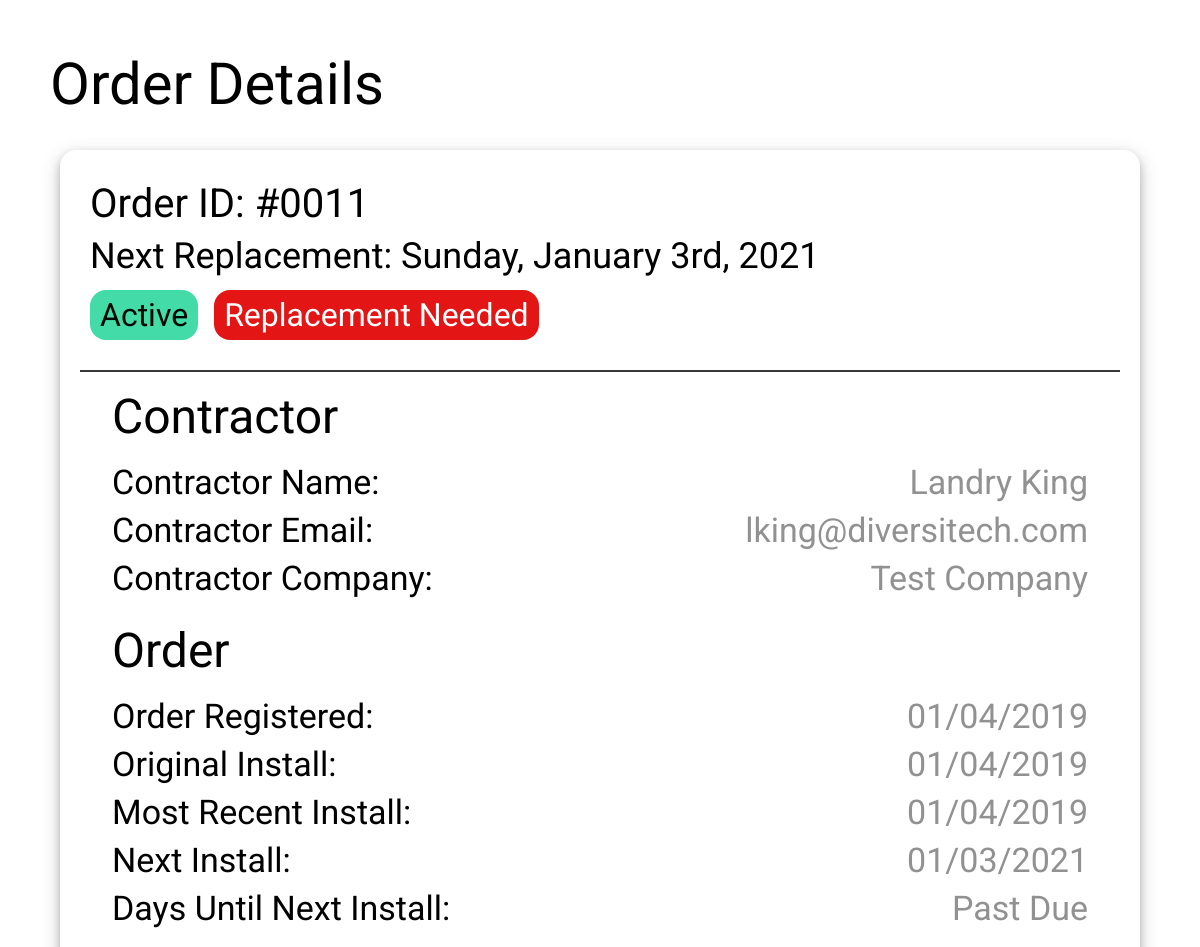
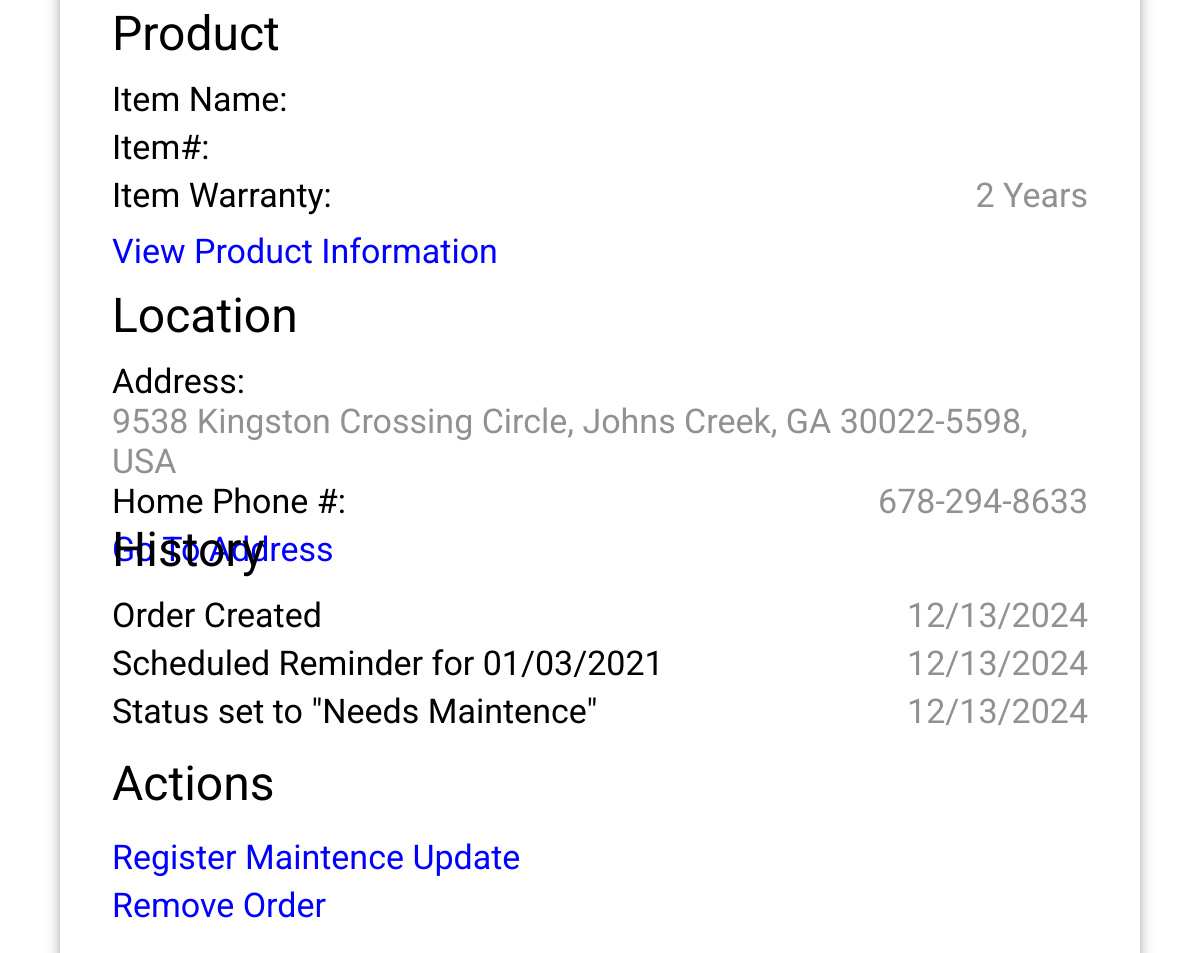
/pages/orders/11 (signed in), run on the app's committed database (2 pictures, top to bottom).
### tables this page shows
CREATE TABLE Customers (
customerid INTEGER PRIMARY KEY AUTOINCREMENT,
customerfirstname TEXT,
customerlastname TEXT,
customercompany TEXT,
customeremail TEXT,
customerpassword TEXT);

CREATE TABLE "Orders"(orderid INTEGER PRIMARY KEY AUTOINCREMENT, orderplaced TEXT, orderlastchanged TEXT, orderstatus INTEGER, orderaddress TEXT, orderlatitude DOUBLE, orderlongitude DOUBLE, orderoriginalinstall TEXT, ordersku TEXT, customerid INTEGER REFERENCES Customers(customerid), orderwarranty INTEGER, orderhomephone TEXT);

CREATE TABLE Reminders (reminderid INTEGER PRIMARY KEY AUTOINCREMENT, reminderdate TEXT, orderid INTEGER, FOREIGN KEY (orderid) REFERENCES Orders(orderid));

CREATE TABLE OrderHistory (
	historyid INTEGER PRIMARY KEY AUTOINCREMENT,
	historydate TEXT,
	linkedorderid INTEGER, historycontent TEXT,
	FOREIGN KEY(linkedorderid) REFERENCES Orders(orderid)
);

### Server.py (the view)
@app.get("/pages/orders/<orderid>")
def more_info_page(orderid):
    if "userid" not in session:
        return "You are not logged in! <br><a href = '/pages/login'>" + "click here to log in</a>"
    database = Data(database_path)
    order = database.searchOrderByID(orderid)
    customer = database.searchCustomerByID(order.customerid)
    history = database.searchHistoryForOrder(orderid)
    daysuntildue = None
    reminder = None
    if order.status != 1:
        reminder = database.searchRemindersForOrder(order.id)
        diff = (datetime.strptime(reminder.date, "%m/%d/%Y") - datetime.now()).days
        if diff <= 0: daysuntildue = "Past Due"
        else: daysuntildue = str(diff) + " Days"
    return render_template("web/info_template.html",
        order = order,
        customer = customer,
        history = history,
        reminder = reminder,
        daysuntildue = daysuntildue,
        product = None,
        productwarranty = order.getWarranty())

### Config.py (called while the page is built)
    def getGoogleCreds(self):
        return self.credentials_data["google"]["api_key"]

### Data.py (called while the page is built)
    def searchCustomerByID(self, id):
        sql = "SELECT * FROM Customers WHERE customerid = " + str(id) + ";"
        self.cursor.execute(sql)
        return CustomerObject(self.cursor.fetchone())

    def searchOrderByID(self, id):
        sql = "SELECT * FROM Orders WHERE orderid = ? LIMIT 1;"
        self.cursor.execute(sql, [(id)])
        result = self.cursor.fetchone()
        if not result:
            return None
        return OrderObject(result)

    def searchRemindersForOrder(self, orderid: int):
        sql = "SELECT * FROM Reminders WHERE orderid = ? LIMIT 1;"
        self.cursor.execute(sql, [(orderid)])
        result = self.cursor.fetchone()
        if not result:
            return None
        return ReminderObject(result)

    def searchHistoryForOrder(self, orderid: int):
        sql = "SELECT * FROM OrderHistory WHERE linkedorderid = ?;"
        self.cursor.execute(sql, [(orderid)])
        results = self.cursor.fetchall()
        if results is None:
            return None
        else:
            return [HistoryEvent(event) for event in results]

### Maps.py (called while the page is built)
def constructStreetviewRequest(lat, long, width, height, fov: int):
    api_key = Config().getGoogleCreds()
    template = "https://maps.googleapis.com/maps/api/streetview?location={},{}&size={}x{}&fov={}&key={}"
    return template.format(lat, long, width, height, fov, api_key)

def constructMapsURL(address):
    template = "https://www.google.com/maps/search/?api=1&query={}"
    builder = ""
    components = address.split()
    for i, component in enumerate(components):
        builder += component
        if (i != len(components) - 1):
            builder += "+"
    request = template.format(builder)
    return request

### container/order.py (called while the page is built)
    def getWarranty(self):
        builder = str(self.warranty) + " Year"
        if self.warranty > 1:
            builder += "s"
        return builder

### templates/web/info_template.html (shortened to what this page needs)
<!DOCTYPE html>
<html>
    <head>
        <link rel = "stylesheet" href = "/static/stylesheets/info.css"/>
        <link rel = "stylesheet" href = "https://cdnjs.cloudflare.com/ajax/libs/font-awesome/4.7.0/css/font-awesome.min.css">
    </head>
    <body style = "width: 100vw; height: 100vh;">
        <label id = "head-label">
            Order Details
        </label>
        <div id = "wrapper-div">
            <div id = "main-div">
                <div id = "top-div">
                    <label id = "order-id-label">
                        Order ID: #{{ order.formattedid }}
                    </label>
                    <label id = "order-date-placed-label">
                        Next Replacement: {{ reminder.formatteddate }}
                    </label>
                    <div id = "order-status-div">
                        <label class = "order-status-label status-color-green">Active</label>
                        {% if order.status == 0 %}
                            <label class = "order-status-label status-color-green">Up To Date</label>
                        {% elif order.status == 1 %}
                            <label class = "order-status-label status-color-grey">In Process</label>
                        {% elif order.status == 2 %}
                            <label class = "order-status-label status-color-yellow">Replacement Soon</label>
                        {% elif order.status == 3 %}
                            <label class = "order-status-label status-color-red">Replacement Needed</label>
                        {% endif %}
                    </div>
                </div>
                <div id = "lower-div">
                    <div class = "info-table-wrapper">
                        <label class = "info-table-header">
                            Contractor
                        </label>
                        <div class = "info-table-row">
                            <label class = "info-table-key">Contractor Name:</label>
                            <label class = "info-table-value">{{ customer.fullname }}</label>
                        </div>
                        <div class = "info-table-row">
                            <label class = "info-table-key">Contractor Email:</label>
                            <label class = "info-table-value">{{ customer.email }}</label>
                        </div>
                        <div class = "info-table-row">
                            <label class = "info-table-key">Contractor Company:</label>
                            <label class = "info-table-value">{{ customer.company }}</label>
                        </div>
                    </div>
                    <div class = "info-table-wrapper">
                        <label class = "info-table-header">
                            Order
                        </label>
                        <div class = "info-table-row">
                            <label class = "info-table-key">Order Registered:</label>
                            <label class = "info-table-value">{{ order.placed }}</label>
                        </div>
                        <div class = "info-table-row">
                            <label class = "info-table-key">Original Install:</label>
                            <label class = "info-table-value">{{ order.originalinstall }}</label>
                        </div>
                        <div class = "info-table-row">
                            <label class = "info-table-key">Most Recent Install:</label>
                            <label class = "info-table-value">{{ order.lastchanged }}</label>
                        </div>
                        {% if order.status == 1 %}
                            <div class = "info-table-row">
                                <label class = "info-table-key">Next Install:</label>
                                <label class = "info-table-value">AWAITING PROCESSING</label>
                            </div>
                            <div class = "info-table-row">
                                <label class = "info-table-key">Days Until Next Install:</label>
                                <label class = "info-table-value">AWAITING PROCESSING</label>
                            </div>
                        {% else %}
                            <div class = "info-table-row">
                                <label class = "info-table-key">Next Install:</label>
                                <label class = "info-table-value">{{ reminder.date }}</label>
                            </div>
                            <div class = "info-table-row">
                                <label class = "info-table-key">Days Until Next Install:</label>
                                <label class = "info-table-value">{{ daysuntildue }}</label>
                            </div>
                        {% endif %}
                    </div>
                    <div class = "info-table-wrapper">
                        <label class = "info-table-header">
                            Product
                        </label>
                        <div class = "info-table-row">
                            <label class = "info-table-key">Item Name:</label>
                        </div>
                        <div class = "info-table-row">
                            <label class = "info-table-key">Item#:</label>
                        </div>
                        <div class = "info-table-row">
                            <label class = "info-table-key">Item Warranty:</label>
                            <label class = "info-table-value">{{ productwarranty }}</label>
                        </div>
                        <div class = "info-table-row">
                            <a class = "info-table-link" href = "/pages/items/view/{{ product_sku }}">View Product Information</a>
                        </div>
                    </div>
                    <div class = "info-table-wrapper">
                        <label class = "info-table-header">
                            Location
                        </label>
                        <div class = "info-table-row">
                            <label class = "info-table-key">Address:</label>
                            <label class = "info-table-value">{{ order.address }}</label>
                        </div>
                        <div class = "info-table-row">
                            <label class = "info-table-key">Home Phone #:</label>
                            <label class = "info-table-value">{{ order.homephone }}</label>
                        </div>
                        <div class = "info-table-row">
                            <a class = "info-table-link" href = "{{ order.locationLink }}">Go To Address</a>
                        </div>
                    </div>
                    <div class = "info-table-wrapper">
                        <label class = "info-table-header">
                            History
                        </label>
                        {% for event in history: %}
                        <div class = "info-table-row">
                            <label class = "info-table-key">{{ event.content }}</label>
                            <label class = "info-table-value">{{ event.date }}</label>
                        </div>
                        {% endfor %}
                    </div>
                    <div class = "info-table-wrapper">
                        <label class = "info-table-header">
                            Actions
                        </label>
                        <div class = "info-table-row">
                            <a class = "info-table-link" href = "/pages/update/{{ order.id }}">Register Maintence Update</a>
                            <a class = "info-table-link" href = "/api/order/{{ order.id }}/delete">Remove Order</a>
                        </div>
                    </div>
                </div>
            </div>
        </div>
    </body>
</html>

### static/stylesheets/info.css (style rules this page uses)
* { font-family: "Roboto", sans-serif; }
body { margin: 0; padding: 0; background-color: rgb(255, 255, 255); }
#wrapper-div { position: absolute; top: 150px; width: 100%; height: calc(100% - 150px); padding: 0; margin: 0; }
#head-label { position: absolute; top: 50px; left: 50px; font-size: 58px; }
#main-div { box-shadow: 0 4px 8px 0 rgba(0, 0, 0, 0.2), 0 6px 20px 0 rgba(0, 0, 0, 0.19); border-radius: 16px; width: 90%; height: 120%; margin-left: auto; margin-right: auto; box-sizing: border-box; display: block; padding: 20px; background-color: white; }
#top-div { border-top-left-radius: 16px; border-top-right-radius: 16px; border-bottom: 2px solid rgb(56, 56, 56); width: 100%; height: 200px; position: relative; }
#lower-div { border-bottom-left-radius: 16px; border-bottom-right-radius: 16px; width: 100%; height: 100%; }
#order-id-label { position: absolute; top: 10px; left: 10px; float: left; font-size: 40px; }
#order-date-placed-label { position: absolute; top: 65px; left: 10px; float: left; font-size: 36px; }
#order-status-div { position: absolute; top: 120px; left: 10px; width: 100%; }
.order-status-label { float: left; margin-right: 16px; font-size: 32px; border-radius: 16px; padding-top: 6px; padding-bottom: 6px; padding-left: 10px; padding-right: 10px; text-align: center; }
.status-color-red { background-color: rgb(228, 21, 21); color: rgb(255, 255, 255); }
.status-color-green { background-color: rgb(67, 219, 168); color: rgb(0, 8, 4); }
.info-table-wrapper { width: 100%; padding-top: 90px; position: relative; }
.info-table-header { position: absolute; top: 16px; left: 32px; font-size: 48px; }
.info-table-row { padding-left: 32px; padding-right: 32px; height: 48px; }
.info-table-key { font-size: 34px; float: left; }
.info-table-value { font-size: 34px; color: #919191; float: right; }
.info-table-link { font-size: 34px; float: left; text-decoration: none; margin-top: 8px; width: 100%; color: blue; }

### data on the page
Customers: email "lking@diversitech.com", company "Test Company"
Orders: placed "01/04/2019", originalinstall "01/04/2019", lastchanged "01/04/2019", address "9538 Kingston Crossing Circle, Johns Creek, GA 30022-5598, USA", homephone "678-294-8633"
Reminders: date "01/03/2021"
OrderHistory: content "Order Created", date "12/13/2024"
OrderHistory: content "Scheduled Reminder for 01/03/2021", date "12/13/2024"
OrderHistory: content "Status set to \"Needs Maintence\"", date "12/13/2024"

### other printed values
{{ order.formattedid }} "0011"
{{ reminder.formatteddate }} "Sunday, January 3rd, 2021"
{{ customer.fullname }} "Landry King"
{{ daysuntildue }} "Past Due"
{{ productwarranty }} "2 Years"
